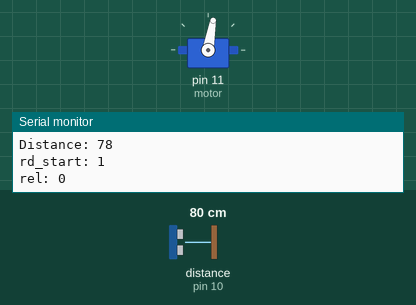
Recording of a sketch running on a simulated Arduino Uno, built with avr-gcc and run on an emulated ATmega328P. Shown: servo, the last lines printed to the serial monitor. Wiring (inferred from the names in the program): ultrasonic range finder: trigger pin 9; echo pin 10. The test bench sets the inputs (shaded band); at power-on: distance to the obstacle (sensor on pin 10) 80 cm. The echo pulse lasts 58.3 µs per cm.

Above: at 1.8 s.
1.9 s: distance to the obstacle (sensor on pin 10) set to 28 cm
4.2 s: distance to the obstacle (sensor on pin 10) set to 23 cm
At 7.4 s:
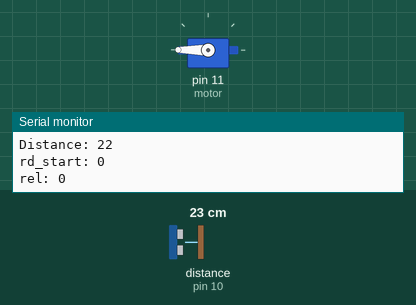
Timing chart, 0 to 8.9 s (numbered marks = the images above; inputs shaded):
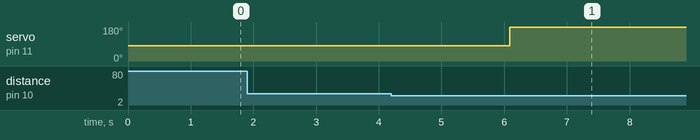

The sketch:

claw.ino
```cpp
#include <Servo.h>

Servo myservo;

const int trigPin = 9;
const int echoPin = 10;
const int motor = 11;
long duration;
int distance;
int rel = 0;
int rd_start = 1;
int activate_distance = 25;

void setup()
{
    myservo.attach(motor);
    pinMode(trigPin, OUTPUT); // Sets the trigPin as an Output
    pinMode(echoPin, INPUT); // Sets the echoPin as an Input
    Serial.begin(9600); // Starts the serial communication
    myservo.write(80);
}

void loop()
{
    digitalWrite(trigPin, LOW);

    digitalWrite(trigPin, HIGH);
    delayMicroseconds(10);
    digitalWrite(trigPin, LOW);
    duration = pulseIn(echoPin, HIGH);

    distance = duration * 0.034 / 2;

    delay(1000);

    if(rd_start == 1)
    {
      Serial.println("it sfhasfi sehoahfseoi fhaoisjef oiashfj ");
      if(distance <= activate_distance && rel == 0)
      {
        myservo.write(180);
        delay(1000);
        rd_start = 0;
      }
    }
    if(rd_start == 1)
    {
      if(distance <= activate_distance && rel == 1)
      {
        myservo.write(80);
        delay(1000);
        rd_start = 0;
      }
    }
    if(rd_start == 0)
    {
      if(distance > activate_distance && rel == 1)
      {
        Serial.println("switch u back bad boy");
        rd_start = 1;
        rel = 0;
      }
    }
    if(rd_start == 0)
    {
      if(distance > activate_distance && rel == 0)
      {
        Serial.println(rel);
        rd_start = 1;
        rel = 1;
        Serial.println(rel);
      }
    }


    Serial.print("Distance: ");
    Serial.println(distance);
    Serial.print("rd_start: ");
    Serial.println(rd_start);
    Serial.print("rel: ");
    Serial.println(rel);
}
```

Measured:
- the behaviour switches between 27 and 26 cm on distance to the obstacle (sensor on pin 10) (found by bisection; images 0 and 1)
- after the input at 4.2 s, servo on pin 11 (motor): 80° → 180° after 1.9 s
